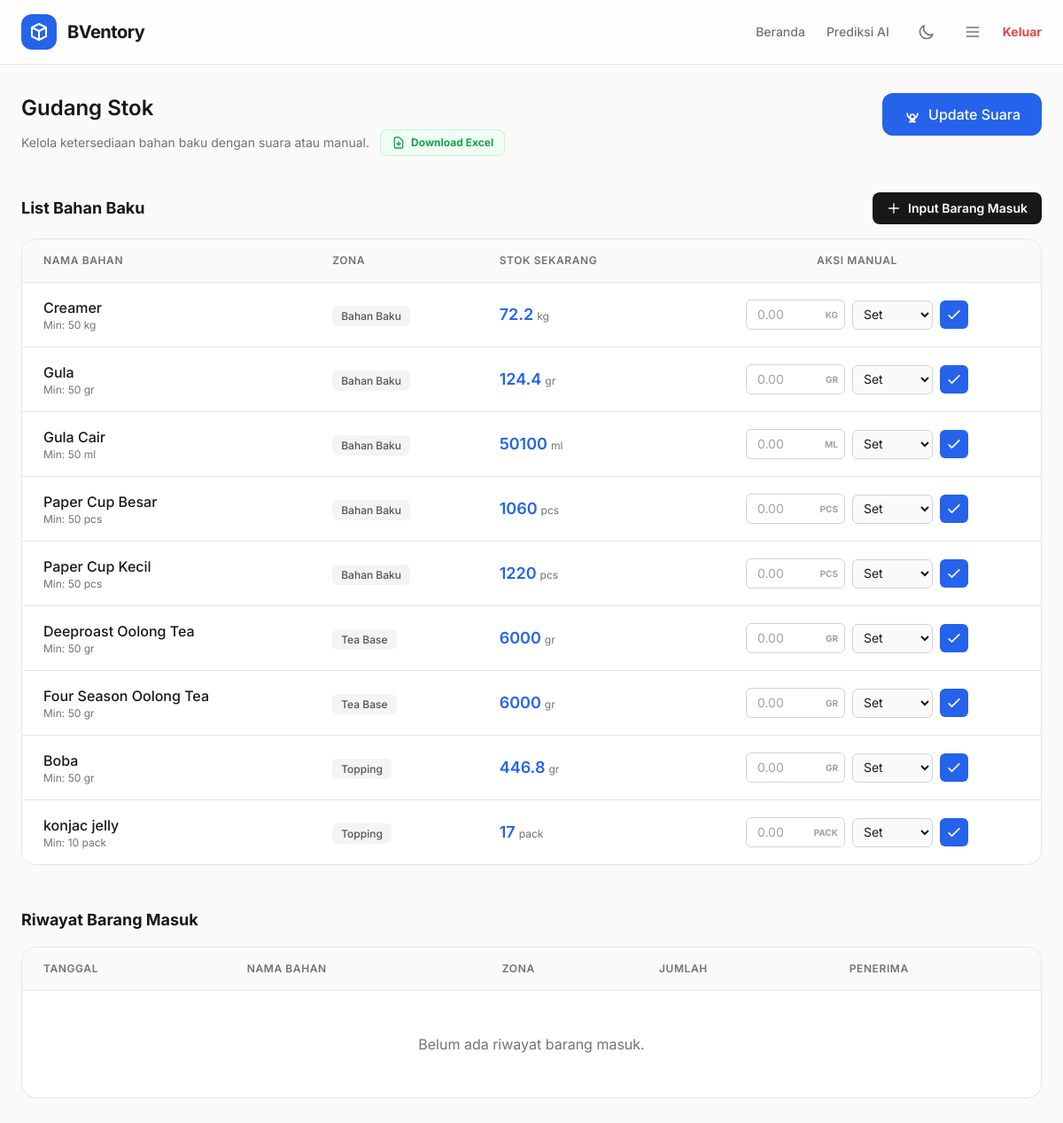
Before: /gudang/ (signed in) with the older database file.
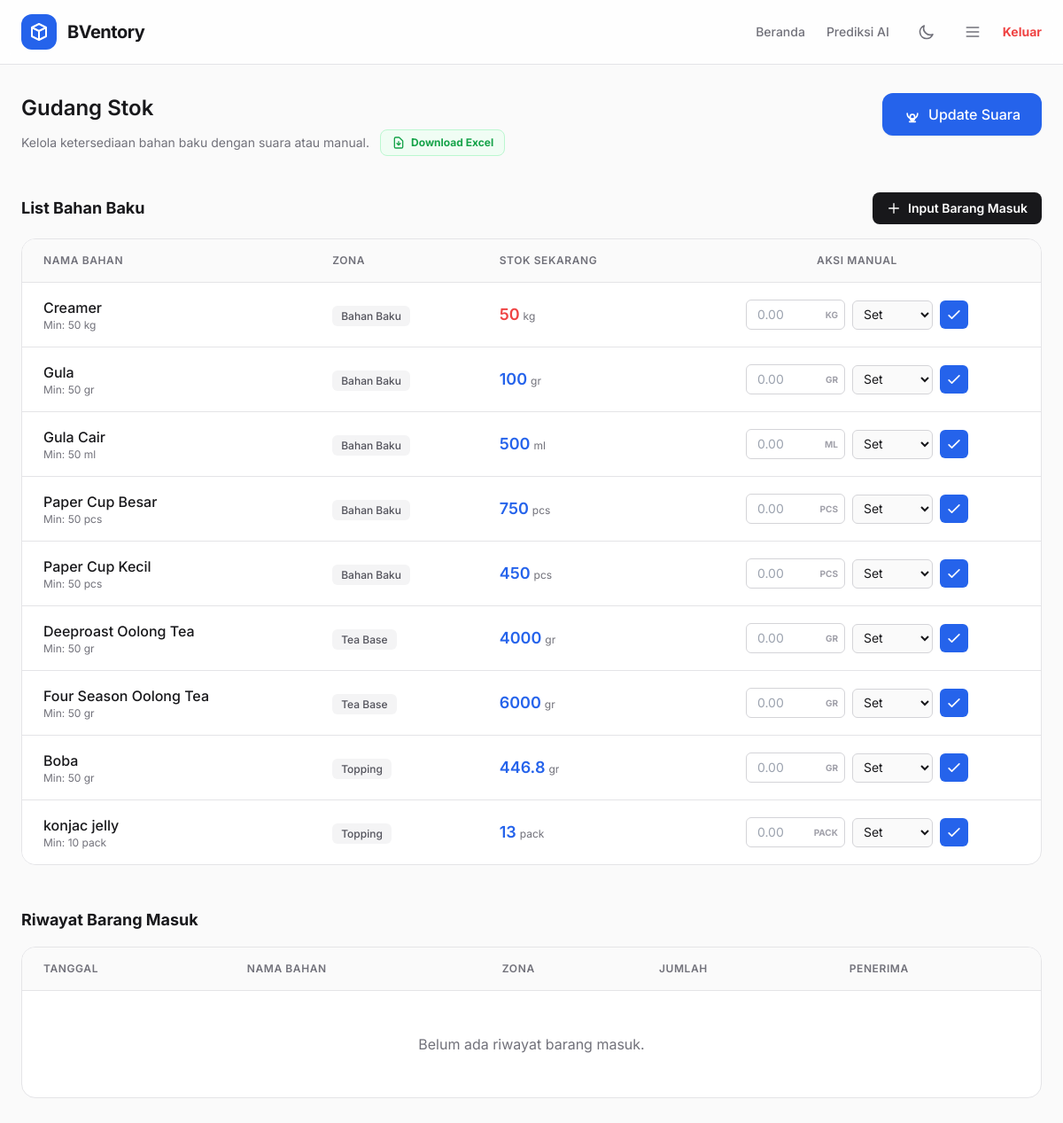
After: the same page with the newer database file.
### inventory/models.py (models this page shows, shortened)
class BahanBaku(models.Model):
    ZONA_CHOICES = [('TOPPING', 'Topping'), ('TEA', 'Tea Base'), ('DAIRY', 'Dairy'), ('BAHAN_BAKU', 'Bahan Baku')]
    nama_bahan = models.CharField(max_length=100)
    stok_sekarang = models.FloatField(default=0)
    stok_minimal = models.FloatField(default=50) # Info stok menipis
    satuan = models.CharField(max_length=20, default='gr')
    kategori_zona = models.CharField(max_length=20, choices=ZONA_CHOICES)

### inventory/views.py (the view)
# urls.py: path('gudang/', halaman_gudang, name='halaman_gudang'),
@login_required
def halaman_gudang(request):
    semua_bahan = BahanBaku.objects.all().order_by('kategori_zona', 'nama_bahan')
    riwayat_masuk = BarangMasuk.objects.all()[:10]
    return render(request, 'inventory/gudang.html', {
        'semua_bahan': semua_bahan,
        'riwayat_masuk': riwayat_masuk
    })

### inventory/templates/inventory/gudang.html (shortened to what this page needs)
<!DOCTYPE html>
<html lang="id">
<head>
    <script src="https://cdn.tailwindcss.com"></script>
</head>
<body class="bg-zinc-50 dark:bg-zinc-900 text-zinc-900 dark:text-zinc-100 transition-colors duration-200">
    <header
        class="sticky-header px-6 py-4 mb-8 bg-white/80 dark:bg-zinc-900/80 border-b border-zinc-200 dark:border-zinc-800">
        <div class="max-w-7xl mx-auto flex justify-between items-center">
            <a href="/" class="flex items-center gap-3">
                <div class="w-10 h-10 bg-primary rounded-xl flex items-center justify-center text-white font-bold">
                    <svg class="w-6 h-6" fill="none" stroke="currentColor" viewBox="0 0 24 24">
                        <path stroke-linecap="round" stroke-linejoin="round" stroke-width="2"
                            d="M20 7l-8-4-8 4m16 0l-8 4m8-4v10l-8 4m0-10L4 7m8 4v10M4 7v10l8 4"></path>
                    </svg>
                </div>
                <h1 class="text-xl font-bold tracking-tight hidden sm:block">BVentory</h1>
            </a>
            <div class="flex items-center gap-4">
                <nav class="flex gap-4 sm:gap-6 mr-2">
                    <a href="/"
                        class="text-sm font-medium text-zinc-500 hover:text-primary dark:text-zinc-400 dark:hover:text-zinc-200 transition-colors">Beranda</a>
                    <a href="{% url 'halaman_prediksi' %}"
                        class="text-sm font-medium text-zinc-500 hover:text-primary dark:text-zinc-400 dark:hover:text-zinc-200 transition-colors">Prediksi
                        AI</a>
                </nav>
                <button onclick="toggleDarkMode()"
                    class="p-2 rounded-lg text-zinc-500 hover:bg-zinc-100 dark:text-zinc-400 dark:hover:bg-zinc-800 transition-colors">
                    <svg class="w-5 h-5 block dark:hidden" fill="none" stroke="currentColor" viewBox="0 0 24 24">
                        <path stroke-linecap="round" stroke-linejoin="round" stroke-width="2"
                            d="M20.354 15.354A9 9 0 018.646 3.646 9.003 9.003 0 0012 21a9.003 9.003 0 008.354-5.646z">
                        </path>
                    </svg>
                </button>
                <button onclick="toggleSidebar()"
                    class="p-2 rounded-lg text-zinc-500 hover:bg-zinc-100 dark:text-zinc-400 dark:hover:bg-zinc-800 transition-colors">
                    <svg class="w-5 h-5" fill="none" stroke="currentColor" viewBox="0 0 24 24">
                        <path stroke-linecap="round" stroke-linejoin="round" stroke-width="2"
                            d="M4 6h16M4 12h16M4 18h16"></path>
                    </svg>
                </button>
                <a href="{% url 'logout' %}" onclick="confirmLogout(event)"
                    class="text-sm font-bold text-red-500 hover:text-red-600 {% if request.user.profile.role == 'MANAGER' %}inline-block{% else %}hidden sm:inline{% endif %}">Keluar</a>
            </div>
        </div>
    </header>
    <main class="max-w-7xl mx-auto px-6 pb-20">
        <div class="flex flex-col md:flex-row justify-between items-start md:items-center gap-6 mb-10">
            <div class="flex flex-col gap-2">
                <h2 class="text-2xl font-semibold">Gudang Stok</h2>
                <div class="flex items-center gap-3">
                    <p class="text-zinc-500 dark:text-zinc-400 text-sm">Kelola ketersediaan bahan baku dengan suara atau manual.</p>
                    <a href="{% url 'download_excel_stok' %}" class="flex items-center gap-1.5 text-xs font-bold text-green-600 hover:text-green-700 bg-green-50 dark:bg-green-900/20 px-3 py-1.5 rounded-lg border border-green-200 dark:border-green-800 transition-colors">
                        <svg class="w-4 h-4" fill="none" stroke="currentColor" viewBox="0 0 24 24"><path stroke-linecap="round" stroke-linejoin="round" stroke-width="2" d="M12 10v6m0 0l-3-3m3 3l3-3m2 8H7a2 2 0 01-2-2V5a2 2 0 012-2h5.586a1 1 0 01.707.293l5.414 5.414a1 1 0 01.293.707V19a2 2 0 01-2 2z"></path></svg>
                        Download Excel
                    </a>
                </div>
            </div>
            <div class="flex flex-col items-end gap-2">
                {% if request.user.profile.role != 'MANAGER' %}
                <button id="mic-btn" onclick="toggleRecognition()" class="btn-voice shadow-sm">
                    <svg class="w-5 h-5" fill="none" stroke="currentColor" viewBox="0 0 24 24">
                        <path stroke-linecap="round" stroke-linejoin="round" stroke-width="2"
                            d="M19 11a7 7 0 01-7 7m0 0a7 7 0 01-7-7m7 7v4m0 0H8m4 0h4m-4-10a3 3 0 00-3 3v2a3 3 0 006 0v-2a3 3 0 00-3-3z">
                        </path>
                    </svg>
                    <span>Update Suara</span>
                </button>
                {% endif %}
            </div>
        </div>
        <div class="mb-12">
            <div class="flex justify-between items-center mb-4">
                <h3 class="text-lg font-bold">List Bahan Baku</h3>
                <button onclick="toggleModal('modal-masuk')" class="flex items-center gap-2 px-4 py-2 bg-zinc-900 dark:bg-zinc-100 text-white dark:text-zinc-900 rounded-lg text-sm font-semibold hover:opacity-90 transition-opacity">
                    <svg class="w-4 h-4" fill="none" stroke="currentColor" viewBox="0 0 24 24"><path stroke-linecap="round" stroke-linejoin="round" stroke-width="2" d="M12 4v16m8-8H4"></path></svg>
                    Input Barang Masuk
                </button>
            </div>
            <div class="card overflow-hidden bg-white dark:bg-zinc-800 border border-zinc-200 dark:border-zinc-700">
                <div class="overflow-x-auto">
                    <table class="w-full text-left border-collapse">
                        <thead>
                            <tr class="bg-zinc-50 dark:bg-zinc-800/50 text-zinc-500 dark:text-zinc-400 text-xs uppercase tracking-wider border-b border-zinc-200 dark:border-zinc-700">
                                <th class="sticky-col-header bg-zinc-50 dark:bg-zinc-800 px-6 py-4 font-semibold">Nama Bahan</th>
                                <th class="px-6 py-4 font-semibold">Zona</th>
                                <th class="px-6 py-4 font-semibold">Stok Sekarang</th>
                                <th class="px-6 py-4 font-semibold text-center">Aksi Manual</th>
                            </tr>
                        </thead>
                        <tbody class="divide-y divide-zinc-200 dark:divide-zinc-700">
                            {% for bahan in semua_bahan %}
                            <tr class="hover:bg-zinc-50 dark:hover:bg-zinc-700/50 transition-colors">
                                <td class="sticky-col bg-white dark:bg-zinc-800 px-6 py-4">
                                    <div class="font-medium text-zinc-900 dark:text-zinc-100">{{ bahan.nama_bahan }}</div>
                                    <div class="text-xs text-zinc-500 dark:text-zinc-400">
                                        Min: {{ bahan.stok_minimal|floatformat }} {{ bahan.satuan }}
                                    </div>
                                </td>
                                <td class="px-6 py-4">
                                    <span class="px-2.5 py-1 bg-zinc-100 dark:bg-zinc-700 text-zinc-600 dark:text-zinc-300 rounded-md text-xs font-medium whitespace-nowrap">
                                        {{ bahan.get_kategori_zona_display }}
                                    </span>
                                </td>
                                <td class="px-6 py-4">
                                    <div class="flex items-baseline gap-1">
                                        <span class="text-lg font-semibold {% if bahan.stok_sekarang <= bahan.stok_minimal %}text-red-500{% else %}text-primary{% endif %}">
                                            {% if bahan.satuan == 'pack' or bahan.satuan == 'pcs' %}
                                                {{ bahan.stok_sekarang|floatformat:0 }}
                                            {% else %}
                                                {{ bahan.stok_sekarang|floatformat }}
                                            {% endif %}
                                        </span>
                                        <span class="text-xs text-zinc-500 dark:text-zinc-400">{{ bahan.satuan }}</span>
                                    </div>
                                </td>
                                <td class="px-6 py-4">
                                    {% if request.user.profile.role != 'MANAGER' %}
                                    <form onsubmit="updateManual(event)" class="flex items-center justify-center gap-2">
                                        <div class="relative">
                                            <input type="number" name="stok_baru" step="0.01"
                                                class="w-28 pl-3 pr-8 py-1.5 border border-zinc-300 dark:border-zinc-600 bg-white dark:bg-zinc-800 rounded-md text-sm focus:ring-2 focus:ring-primary outline-none transition-shadow"
                                                placeholder="0.00">
                                            <span id="unit-label-{{ bahan.id }}" class="absolute right-2 top-1/2 -translate-y-1/2 text-[10px] text-zinc-400 font-bold uppercase pointer-events-none">
                                            </span>
                                        </div>
                                        <select name="tipe_update" onchange="updateUnitLabel(this, '{{ bahan.id }}', '{{ bahan.satuan|upper }}')"
                                            class="px-2 py-1.5 bg-zinc-50 dark:bg-zinc-800 border border-zinc-300 dark:border-zinc-600 rounded-md text-sm outline-none focus:ring-2 focus:ring-primary">
                                            <option value="set_kg">Set</option>
                                        </select>
                                        <button type="submit"
                                            class="p-1.5 bg-primary text-white rounded-md hover:bg-primary_hover transition-colors">
                                            <svg class="w-5 h-5" fill="none" stroke="currentColor" viewBox="0 0 24 24">
                                                <path stroke-linecap="round" stroke-linejoin="round" stroke-width="2"
                                                    d="M5 13l4 4L19 7"></path>
                                            </svg>
                                        </button>
                                    </form>
                                    {% else %}
                                    <div class="text-xs text-zinc-400 dark:text-zinc-500 italic text-center font-medium">Hanya Bisa Memantau</div>
                                    {% endif %}
                                </td>
                            </tr>
                            {% endfor %}
                        </tbody>
                    </table>
                </div>
            </div>
        </div>
        <div class="mb-12">
            <h3 class="text-lg font-bold mb-4">Riwayat Barang Masuk</h3>
            <div class="card overflow-hidden bg-white dark:bg-zinc-800 border border-zinc-200 dark:border-zinc-700">
                <div class="overflow-x-auto">
                    <table class="w-full text-left border-collapse">
                        <thead>
                            <tr class="bg-zinc-50 dark:bg-zinc-800/50 text-zinc-500 dark:text-zinc-400 text-xs uppercase tracking-wider border-b border-zinc-200 dark:border-zinc-700">
                                <th class="px-6 py-4 font-semibold">Tanggal</th>
                                <th class="px-6 py-4 font-semibold">Nama Bahan</th>
                                <th class="px-6 py-4 font-semibold">Zona</th>
                                <th class="px-6 py-4 font-semibold">Jumlah</th>
                                <th class="px-6 py-4 font-semibold">Penerima</th>
                            </tr>
                        </thead>
                        <tbody class="divide-y divide-zinc-200 dark:divide-zinc-700">
                            {% for masuk in riwayat_masuk %}
                            <tr class="hover:bg-zinc-50 dark:hover:bg-zinc-700/50 transition-colors">
                                <td class="px-6 py-4 text-sm text-zinc-500 dark:text-zinc-400">
                                    {{ masuk.tanggal|date:"d M Y, H:i" }}
                                </td>
                                <td class="px-6 py-4 font-medium">{{ masuk.bahan.nama_bahan }}</td>
                                <td class="px-6 py-4">
                                    <span class="px-2 py-0.5 bg-zinc-100 dark:bg-zinc-700 rounded text-xs">{{ masuk.zona }}</span>
                                </td>
                                <td class="px-6 py-4">
                                    <span class="text-green-600 font-bold">+{{ masuk.jumlah|floatformat }}</span>
                                    <span class="text-xs text-zinc-400 ml-1">{{ masuk.bahan.satuan }}</span>
                                </td>
                                <td class="px-6 py-4 text-sm">
                                    {{ masuk.penerima }}
                                    {% if masuk.penginput and masuk.penginput.profile.role == 'MANAGER' %}
                                    <span class="text-[10px] font-bold text-amber-600 bg-amber-50 dark:bg-amber-900/20 border border-amber-200 dark:border-amber-800 px-1.5 py-0.5 rounded ml-1.5">Manager</span>
                                    {% endif %}
                                </td>
                            </tr>
                            {% empty %}
                            <tr>
                                <td colspan="5" class="px-6 py-12 text-center text-zinc-500">Belum ada riwayat barang masuk.</td>
                            </tr>
                            {% endfor %}
                        </tbody>
                    </table>
                </div>
            </div>
        </div>
    </main>
</body>
</html>

### inventory/templates/inventory/gudang.html (style rules this page uses)
body { font-family: 'Inter', sans-serif; }
.sticky-header { position: sticky; top: 0; z-index: 40; backdrop-filter: blur(8px); }
.card { border-radius: 1rem; transition: transform 0.2s, box-shadow 0.2s; }
.btn-voice { background: #2563eb; color: white; padding: 0.75rem 1.5rem; border-radius: 0.75rem; font-weight: 500; display: flex; align-items: center; gap: 0.5rem; transition: all 0.2s; }
.sticky-col { position: sticky; left: 0; z-index: 10; }
.sticky-col-header { position: sticky; left: 0; z-index: 20; }

Changed rows visible on the page:
changed BahanBaku "Creamer": stok_sekarang "72.2" → "50"
changed BahanBaku "Gula": stok_sekarang "124.4" → "100"
changed BahanBaku "Gula Cair": stok_sekarang "50100" → "500"
changed BahanBaku "Paper Cup Besar": stok_sekarang "1060" → "750"
changed BahanBaku "Paper Cup Kecil": stok_sekarang "1220" → "450"
changed BahanBaku "Deeproast Oolong Tea": stok_sekarang "6000" → "4000"
changed BahanBaku "konjac jelly": stok_sekarang "17" → "13"
